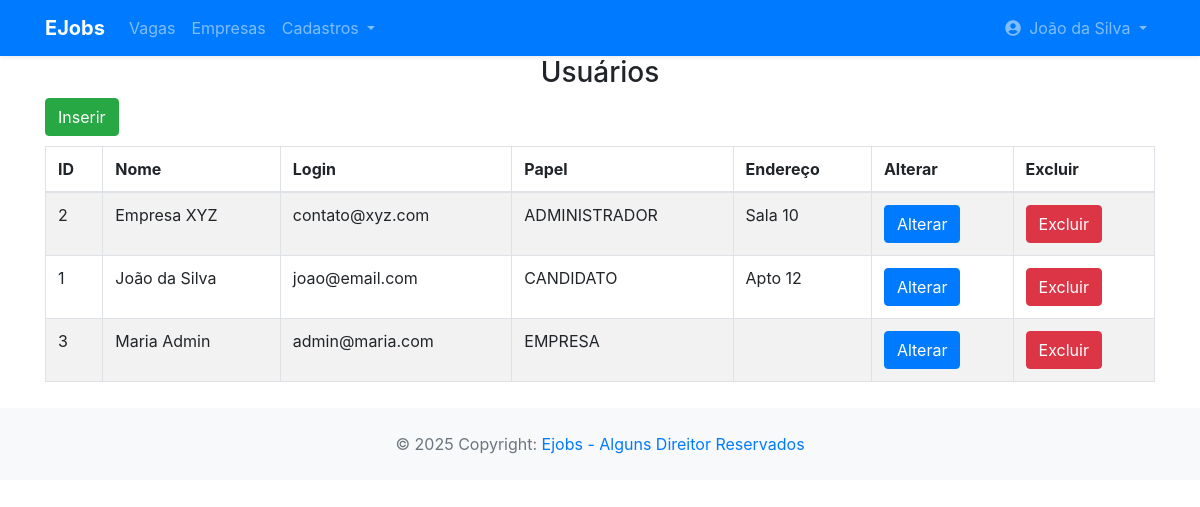
The page /app/controller/UsuarioController.php?action=list (signed in) on the database its author committed.
### tables this page shows
CREATE TABLE usuario (
    id INT PRIMARY KEY AUTO_INCREMENT,
    nome VARCHAR(255),
    email VARCHAR(255),
    senha VARCHAR(255),
    documento VARCHAR(255),
    descricao TEXT,
    estado_id INT,
    cidade VARCHAR(100),
    end_logradouro VARCHAR(100),
    end_bairro VARCHAR(100),
    end_numero VARCHAR(100),
    end_complemento VARCHAR(100),
    telefone VARCHAR(20),
    status ENUM('Ativo', 'Inativo','Pendente'),
    tipo_usuario_id INT,
    FOREIGN KEY (tipo_usuario_id) REFERENCES tipo_usuario(id),
    FOREIGN KEY (estado_id) REFERENCES estado(id)
);

CREATE TABLE tipo_usuario (
    id INT PRIMARY KEY AUTO_INCREMENT,
    nome VARCHAR(255)
);

### app/controller/UsuarioController.php (called while the page is built, shortened)
<?php
require_once(__DIR__ . "/../dao/UsuarioDAO.php");
require_once(__DIR__ . "/../dao/TipoUsuarioDAO.php");
require_once(__DIR__ . "/../model/Usuario.php");
class UsuarioController extends Controller {
    private UsuarioDAO $usuarioDao;
    public function __construct() {
        $this->usuarioDao = new UsuarioDAO();
        $this->handleAction();
    }
    protected function list(string $msgErro = "", string $msgSucesso = "") {
        $usuarios = $this->usuarioDao->list();
        $dados["lista"] = $usuarios;
        $this->loadView("usuario/list.php", $dados,  $msgErro, $msgSucesso);
    }
}
new UsuarioController();

### app/model/Usuario.php (called while the page is built, shortened)
<?php
class Usuario {
    private ?int $id;
    private ?string $nome;
    private ?string $email;
    private ?string $endCompleto;
    private ?TipoUsuario $tipoUsuario;
    public function getId(): ?int
    {
        return $this->id;
    }
    public function setId(?int $id): self
    {
        $this->id = $id;
        return $this;
    }
    public function getNome(): ?string
    {
        return $this->nome;
    }
    public function setNome(?string $nome): self
    {
        $this->nome = $nome;
        return $this;
    }
    public function getEmail(): ?string
    {
        return $this->email;
    }
    public function setEmail(?string $email): self
    {
        $this->email = $email;
        return $this;
    }
    public function getEndCompleto(): ?string
    {
        return $this->endCompleto;
    }
    public function setEndCompleto(?string $endCompleto): self
    {
        $this->endCompleto = $endCompleto;
        return $this;
    }
    public function getTipoUsuario(): ?TipoUsuario
    {
        return $this->tipoUsuario;
    }
    public function setTipoUsuario(?TipoUsuario $tipoUsuario): self
    {
        $this->tipoUsuario = $tipoUsuario;
        return $this;
    }
}

### app/dao/UsuarioDAO.php (called while the page is built, shortened)
<?php
include_once(__DIR__ . "/../dao/TipoUsuarioDAO.php");
include_once(__DIR__ . "/../model/Usuario.php");
include_once(__DIR__ . "/../model/TipoUsuario.php");
class UsuarioDAO {
    private TipoUsuarioDAO $tipoUsuarioDao;
    private EstadoDAO $estadoDAO;
    public function __construct() {
        $this->estadoDAO = new EstadoDAO;
        $this->tipoUsuarioDao = new TipoUsuarioDAO;
    }
    public function list() {
        $conn = Connection::getConn();
        $sql = "SELECT * FROM usuario u ORDER BY u.nome";
        $stm = $conn->prepare($sql);
        $stm->execute();
        $result = $stm->fetchAll();
        return $this->mapUsuarios($result);
    }
    private function mapUsuarios($result) {
        $usuarios = array();
        foreach ($result as $reg) {
            $usuario = new Usuario();
            $usuario->setId($reg['id']);
            $usuario->setNome($reg['nome']);
            $usuario->setEmail($reg['email']);
            $usuario->setSenha($reg['senha']);
            $usuario->setDocumento($reg['documento']);
            $usuario->setDescricao($reg['descricao']);
            $usuario->setEstado($this->estadoDAO->findById($reg['estado_id']));
            $usuario->setCidade($reg['cidade']);
            $usuario->setEndLogradouro($reg['end_logradouro']);
            $usuario->setEndBairro($reg['end_bairro']);
            $usuario->setEndNumero($reg['end_numero']);
            $usuario->setEndCompleto($reg['end_complemento']);
            $usuario->setTelefone($reg['telefone']);
            $usuario->setStatus($reg['status']);
            $usuario->setTipoUsuario($this->tipoUsuarioDao->findById($reg['tipo_usuario_id']));
            array_push($usuarios, $usuario);
        }
        return $usuarios;
    }
}

### app/model/TipoUsuario.php (called while the page is built, shortened)
<?php
class TipoUsuario {
    private ?string $nome;
    public function getNome(): ?string
    {
        return $this->nome;
    }
    public function setNome(?string $nome): self
    {
        $this->nome = $nome;
        return $this;
    }
}

### app/dao/TipoUsuarioDAO.php (called while the page is built, shortened)
<?php
include_once(__DIR__ . "/../model/TipoUsuario.php");
class TipoUsuarioDAO {
    public function findById(int $id) {
        $conn = Connection::getConn();
        $sql = "SELECT * FROM tipo_usuario t" .
               " WHERE t.id = ?";
        $stm = $conn->prepare($sql);
        $stm->execute([$id]);
        $result = $stm->fetchAll();
        $tipoUsuarios = $this->mapTipoUsuario($result);
        if(count($tipoUsuarios) == 1)
            return $tipoUsuarios[0];
        elseif(count($tipoUsuarios) == 0)
            return null;
        die("TipoUsuarioDAO.findById()" .
            " - Erro: mais de um usuário encontrado.");
    }
    private function mapTipoUsuario($result) {
        $tipoUsuarios = array();
        foreach ($result as $dado) {
            $tipoUsuario = new TipoUsuario();
            $tipoUsuario->setId($dado['id']);
            $tipoUsuario->setNome($dado['nome']);
            array_push($tipoUsuarios, $tipoUsuario);
        }
        return $tipoUsuarios;
    }
}

### app/view/usuario/list.php (the view, shortened to what this page needs)
<?php
require_once(__DIR__ . "/../include/header.php");
require_once(__DIR__ . "/../include/menu.php");
?>
<h3 class="text-center">Usuários</h3>
<div class="container">
    <div class="row">
        <div class="col-3">
            <a class="btn btn-success"
                href="<?= BASEURL ?>/controller/UsuarioController.php?action=create">
                Inserir</a>
        </div>
        <div class="col-9">
        </div>
    </div>
    <div class="row" style="margin-top: 10px;">
        <div class="col-12">
            <table id="tabUsuarios" class='table table-striped table-bordered'>
                <thead>
                    <tr>
                        <th>ID</th>
                        <th>Nome</th>
                        <th>Login</th>
                        <th>Papel</th>
                        <th>Endereço</th>
                        <th>Alterar</th>
                        <th>Excluir</th>
                    </tr>
                </thead>
                <tbody>
                    <?php foreach($dados['lista'] as $usu): ?>
                        <tr>
                            <td><?php echo $usu->getId(); ?></td>
                            <td><?= $usu->getNome(); ?></td>
                            <td><?= $usu->getEmail(); ?></td>
                            <td><?= $usu->getTipoUsuario()->getNome(); ?></td>
                            <td><?= $usu->getEndCompleto(); ?></td>
                            <td><a class="btn btn-primary"
                                href="<?= BASEURL ?>/controller/UsuarioController.php?action=edit&id=<?= $usu->getId() ?>">
                                Alterar</a>
                            </td>
                            <td><a class="btn btn-danger"
                                onclick="return confirm('Confirma a exclusão do usuário?');"
                                href="<?= BASEURL ?>/controller/UsuarioController.php?action=delete&id=<?= $usu->getId() ?>">
                                Excluir</a>
                            </td>
                        </tr>
                    <?php endforeach; ?>
                </tbody>
            </table>
        </div>
    </div>
</div>
<?php
require_once(__DIR__ . "/../include/footer.php");
?>

### rows shown on the page
usuario: id "2", nome "Empresa XYZ", email "contato@xyz.com", tipo_usuario.nome "ADMINISTRADOR", end_complemento "Sala 10"
usuario: id "1", nome "João da Silva", email "joao@email.com", tipo_usuario.nome "CANDIDATO", end_complemento "Apto 12"
usuario: id "3", nome "Maria Admin", email "admin@maria.com", tipo_usuario.nome "EMPRESA"

### other values the page prints
$nome "João da Silva"
